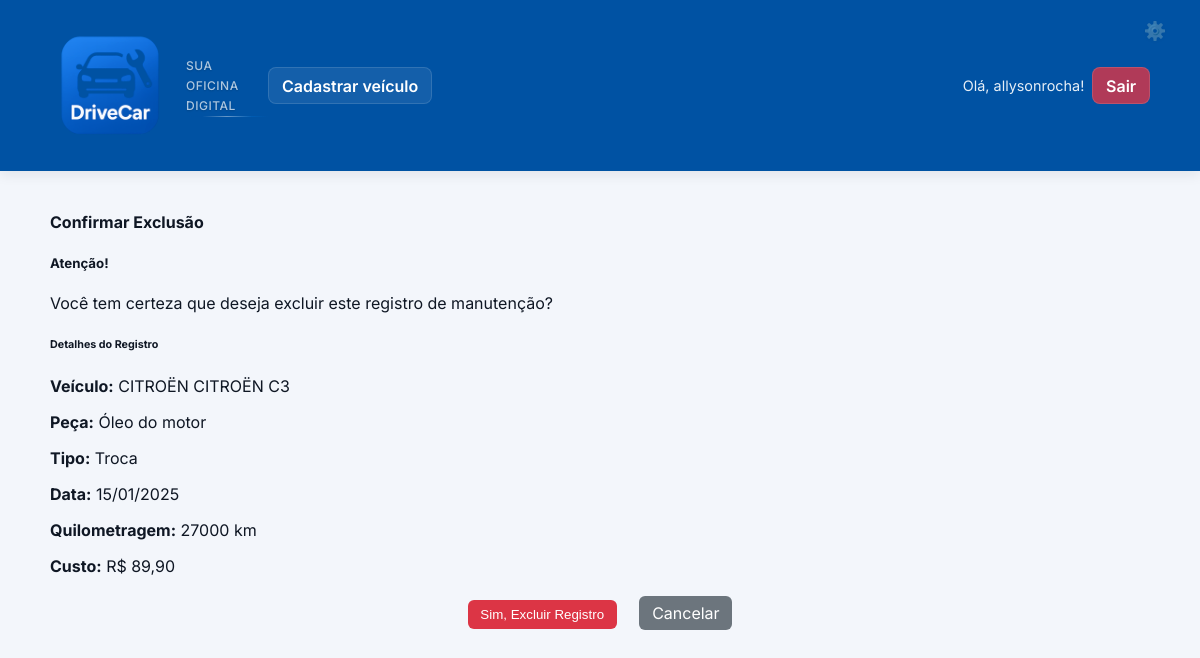
/registro/41/excluir/ (signed in), run on the app's committed database.
### drivecar/models.py (models this page shows, shortened)
class RegistroManutencao(models.Model):
    TIPO_CHOICES = [
        ("peca", "Peça"),
        ("servico", "Serviço"),
    ]
    veiculo = models.ForeignKey(Veiculo, on_delete=models.CASCADE, verbose_name=_("veículo"))
    tipo = models.CharField(_("tipo"), max_length=10, choices=TIPO_CHOICES, default="peca")
    peca = models.ForeignKey(Peca, on_delete=models.CASCADE, verbose_name=_("peça"), null=True, blank=True)
    servico = models.ForeignKey(Servico, on_delete=models.CASCADE, verbose_name=_("serviço"), null=True, blank=True)
    data = models.DateField(_("data"))
    km = models.PositiveIntegerField(_("quilometragem"))
    preco = models.DecimalField(_("preço (R$)"), max_digits=10, decimal_places=2)
    troca = models.BooleanField(_("troca/substituição"), default=False, help_text=_("Marque se foi uma troca ou substituição"))
    garantia_meses = models.PositiveIntegerField(_("tempo de garantia (meses)"), null=True, blank=True)
    observacoes = models.TextField(_("observações"), blank=True)
    alerta_ativo = models.BooleanField(_("alerta ativo"), default=False)
    class Meta:
        verbose_name = _("Registro de Manutenção")
        verbose_name_plural = _("Registros de Manutenção")
        ordering = ["-data", "-km"]

class Veiculo(models.Model):
    TIPO_COMBUSTIVEL_CHOICES = [
        ('GASOLINA', 'Gasolina'),
        ('ALCOOL', 'Álcool / Etanol'),
        ('FLEX', 'Flex (Gasolina/Etanol)'),
        ('DIESEL', 'Diesel'),
        ('GNV', 'GNV (Gás Natural Veicular)'),
        ('HIBRIDO', 'Híbrido'),
        ('ELETRICO', 'Elétrico'),
    ]
    usuario = models.ForeignKey(User, on_delete=models.CASCADE, verbose_name=_("usuário"))
    marca = models.ForeignKey(Marca, on_delete=models.PROTECT, verbose_name=_("marca"), null=True, blank=True)
    modelo = models.ForeignKey(Modelo, on_delete=models.PROTECT, verbose_name=_("modelo"), null=True, blank=True)
    versao = models.ForeignKey(Versao, on_delete=models.PROTECT, verbose_name=_("versão"), null=True, blank=True)
    marca_legado = models.CharField(_("marca (legado)"), max_length=50, blank=True)
    modelo_legado = models.CharField(_("modelo (legado)"), max_length=50, blank=True)
    ano = models.PositiveIntegerField(_("ano"))
    placa = models.CharField(_("placa"), max_length=10, blank=True)
    km_atual = models.PositiveIntegerField(_("quilometragem atual"), default=0)
    combustivel = models.CharField(_("combustível"), max_length=20, choices=TIPO_COMBUSTIVEL_CHOICES, blank=True)
    class Meta:
        verbose_name = _("Veículo")
        verbose_name_plural = _("Veículos")

class Marca(models.Model):
    nome = models.CharField(_("nome da marca"), max_length=50, unique=True)
    logo = models.CharField(_("logo/imagem"), max_length=200, blank=True)
    ativo = models.BooleanField(_("ativo"), default=True)
    def __str__(self):
        return self.nome
    class Meta:
        verbose_name = _("Marca")
        verbose_name_plural = _("Marcas")
        ordering = ["nome"]

class Modelo(models.Model):
    marca = models.ForeignKey(Marca, on_delete=models.CASCADE, verbose_name=_("marca"))
    nome = models.CharField(_("nome do modelo"), max_length=100)
    ano_inicio = models.PositiveIntegerField(_("ano de início"), null=True, blank=True)
    ano_fim = models.PositiveIntegerField(_("ano de fim"), null=True, blank=True)
    ativo = models.BooleanField(_("ativo"), default=True)
    def __str__(self):
        return f"{self.marca.nome} {self.nome}"
    class Meta:
        verbose_name = _("Modelo")
        verbose_name_plural = _("Modelos")
        ordering = ["marca__nome", "nome"]
        unique_together = ["marca", "nome"]

class Peca(models.Model):
    CATEGORIAS = [
        ("motor", "Motor"),
        ("transmissao", "Transmissão e Embreagem"),
        ("suspensao", "Suspensão e Direção"),
        ("freios", "Freios"),
        ("eletrica", "Sistema Elétrico"),
        ("ar_condicionado", "Ar-condicionado e Climatização"),
        ("carroceria", "Carroceria e Itens Externos"),
        ("fluidos", "Fluidos e Manutenções Gerais"),
    ]
    categoria = models.CharField(_("categoria"), max_length=30, choices=CATEGORIAS)
    nome = models.CharField(_("nome da peça"), max_length=100)
    class Meta:
        verbose_name = _("Peça")
        verbose_name_plural = _("Peças")
        ordering = ["categoria", "nome"]

### drivecar/views.py (the view)
# urls.py: path("registro/<int:registro_id>/excluir/", views.excluir_registro, name="excluir_registro"),
@login_required
def excluir_registro(request, registro_id):
    registro = get_object_or_404(RegistroManutencao, id=registro_id, veiculo__usuario=request.user)
    veiculo_id = registro.veiculo.id
    if request.method == 'POST':
        registro.delete()
        messages.success(request, 'Registro excluído com sucesso!')
        return redirect('drivecar:manutencao', veiculo_id=veiculo_id)
    return render(request, 'drivecar/confirmar_exclusao_registro.html', {'registro': registro})

### templates/drivecar/confirmar_exclusao_registro.html (shortened to what this page needs)
{% extends 'drivecar/base.html' %}
{% block content %}
<div class="container">
    <div class="row justify-content-center">
        <div class="col-md-8">
            <div class="card">
                <div class="card-header">
                    <h4> Confirmar Exclusão</h4>
                </div>
                <div class="card-body">
                    <div class="alert alert-warning" role="alert">
                        <h5> Atenção!</h5>
                        <p class="mb-0">Você tem certeza que deseja excluir este registro de manutenção?</p>
                    </div>
                    <div class="card bg-light mb-4">
                        <div class="card-body">
                            <h6> Detalhes do Registro</h6>
                            <div class="row">
                                <div class="col-md-6">
                                    <p><strong>Veículo:</strong> {{ registro.veiculo.marca }} {{ registro.veiculo.modelo }}</p>
                                    <p><strong>Peça:</strong> {{ registro.peca.nome }}</p>
                                    <p><strong>Tipo:</strong>
                                        {% if registro.troca %}
                                            <span class="badge bg-danger">Troca</span>
                                        {% else %}
                                            <span class="badge bg-primary">Manutenção</span>
                                        {% endif %}
                                    </p>
                                </div>
                                <div class="col-md-6">
                                    <p><strong>Data:</strong> {{ registro.data|date:"d/m/Y" }}</p>
                                    <p><strong>Quilometragem:</strong> {{ registro.km|floatformat:0 }} km</p>
                                    <p><strong>Custo:</strong> R$ {{ registro.preco|floatformat:2 }}</p>
                                </div>
                            </div>
                        </div>
                    </div>
                    <div style="text-align: center; margin-top: 20px;">
                        <form method="post" style="display: inline-block; margin-right: 10px;">
                            <button type="submit" class="btn btn-danger">
                                 Sim, Excluir Registro
                            </button>
                        </form>
                        <a href="{% url 'drivecar:manutencao' registro.veiculo.id %}" class="btn btn-secondary" style="display: inline-block;">
                             Cancelar
                        </a>
                    </div>
                </div>
            </div>
        </div>
    </div>
</div>
{% endblock %}

### templates/drivecar/base.html (shortened to what this page needs)
<!doctype html>
<html lang="pt-br">
<head>
  {% load static %}
  <link rel="stylesheet" href="{% static 'css/styles.css' %}?v=9">
</head>
<body>
  <header class="site-header">
    <div class="header-inner">
      <a class="brand" href="{% url 'drivecar:index' %}">
        <div class="brand-container">
          <img src="{% static 'images/Logo_drivecar.png' %}" alt="DriveCar" class="logo"/>
          <div class="brand-tagline">
            <span class="tagline-text">Sua oficina digital</span>
            <div class="tagline-accent"></div>
          </div>
        </div>
      </a>
      <nav class="main-nav">
        <div class="nav-buttons">
          <a class="nav-item" href="{% url 'drivecar:cadastrar_veiculo' %}">Cadastrar veículo</a>
        </div>
        <div class="user-info">
          <span class="welcome-text">Olá, {{ user.first_name|default:user.username }}!</span>
          <a class="nav-item nav-logout" href="{% url 'drivecar:logout' %}">Sair</a>
        </div>
      </nav>
      <a class="admin-btn" href="/admin/" title="Área administrativa">⚙️</a>
    </div>
  </header>
  <main>
    {% block content %}{% endblock %}
  </main>
</body>
</html>

### static/css/styles.css (style rules this page uses)
body { font-family: Arial, sans-serif; margin: 0; padding: 0; }
:root { --bg:#f3f6fb; --primary:#0052a3; --muted:#6b7280; --card:#ffffff; --accent:#0074d9; }
body { font-family: 'Inter', -apple-system, BlinkMacSystemFont, 'Segoe UI', Roboto, sans-serif; margin: 0; padding: 0; background:var(--bg); color:#0f1724; font-feature-settings: "cv02", "cv03", "cv04", "cv11"; }
header { background: linear-gradient(90deg,var(--primary),#0a58b5); color: #fff; padding: 1rem; }
main { padding: 1.25rem; max-width:1100px; margin:0 auto }
.site-header { background:var(--primary); color:#fff; box-shadow:0 4px 12px rgba(5,20,50,0.08); position:relative }
.site-header .header-inner { display:flex; align-items:center; justify-content:space-between; max-width:1100px; margin:0 auto; padding:0.6rem 1rem }
.logo { height:120px; transition: all 0.3s ease; filter: brightness(1.02) contrast(1.08) saturate(1.05); opacity: 0.98; position: relative; animation: logoGlow 6s ease-in-out infinite alternate; }
.brand { position: relative; display: inline-block; text-decoration: none; }
.brand-container { display: flex; align-items: center; gap: 1rem; }
.brand-tagline { position: relative; opacity: 0.85; transition: all 0.4s ease; }
.tagline-text { font-family: 'Inter', sans-serif; font-size: 0.75rem; font-weight: 500; color: rgba(255, 255, 255, 0.8); text-transform: uppercase; letter-spacing: 0.5px; line-height: 1; text-shadow: 0 1px 2px rgba(0,0,0,0.2); }
.tagline-accent { height: 1px; background: linear-gradient(90deg, transparent 0%, rgba(0,82,163,0.4) 20%, rgba(255,255,255,0.6) 50%, rgba(0,116,217,0.4) 80%, transparent 100%); margin-top: 2px; opacity: 0.8; }
.brand::after { content: ''; position: absolute; top: 0; left: 0; right: 0; bottom: 0; background: linear-gradient(45deg, rgba(255,255,255,0.02) 0%, rgba(0,82,163,0.05) 25%, rgba(255,255,255,0.03) 50%, rgba(0,116,217,0.05) 75%, rgba(255,255,255,0.02) 100%); border-radius: 12px; opacity: 0; transition: all 0.3s ease; pointer-events: none; z-index: -1; }
.main-nav { display:flex; align-items:center; width:100%; justify-content:space-between }
.nav-buttons { display: flex; gap: 0.5rem; align-items: center; }
.nav-item { color:#fff; text-decoration:none; padding:0.45rem 0.8rem; background: rgba(255,255,255,0.08); border-radius:8px; font-weight:600; transition: all 0.3s ease; border: 1px solid rgba(255,255,255,0.12); }
.user-info { display:flex; align-items:center; gap:0.5rem }
.welcome-text { color:#fff; font-size:0.9rem; opacity:0.9 }
.nav-logout { background: rgba(220,53,69,0.8) !important; }
.btn-danger { background:#dc3545; color:#fff; border:none; padding:0.45rem 0.8rem; border-radius:6px; cursor:pointer }
.btn-secondary { background:#6c757d; color:#fff; text-decoration:none; padding:0.45rem 0.8rem; border-radius:6px; display:inline-block; margin-left:0.5rem }
.admin-btn { position: absolute; top: 10px; right: 25px; background: transparent; color: rgba(255, 255, 255, 0.6); border: none; border-radius: 50%; width: 40px; height: 40px; display: flex; align-items: center; justify-content: center; font-size: 18px; text-decoration: none; transition: all 0.3s ease; opacity: 0.7; z-index: 100; filter: drop-shadow(0 1px 2px rgba(0,0,0,0.1)); }

### data on the page
RegistroManutencao: veiculo.marca "CITROËN", veiculo.modelo "CITROËN C3", peca.nome "Óleo do motor", data "15/01/2025", km "27000", preco "89,90"

### other printed values
{{ user.first_name|default:user.username }} "allysonrocha"
